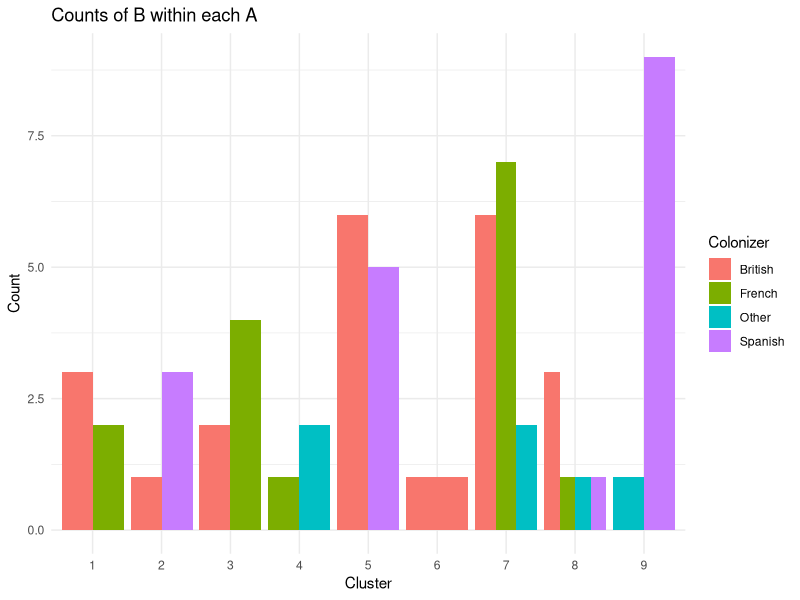
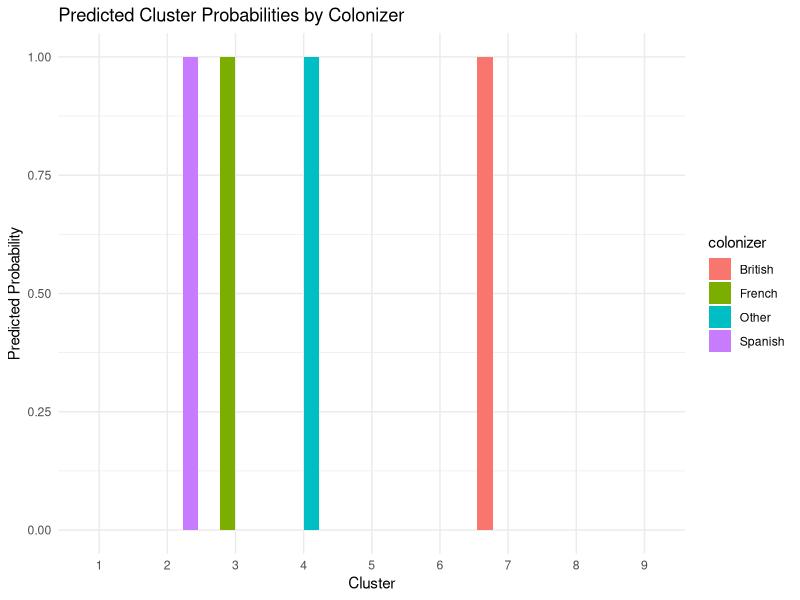
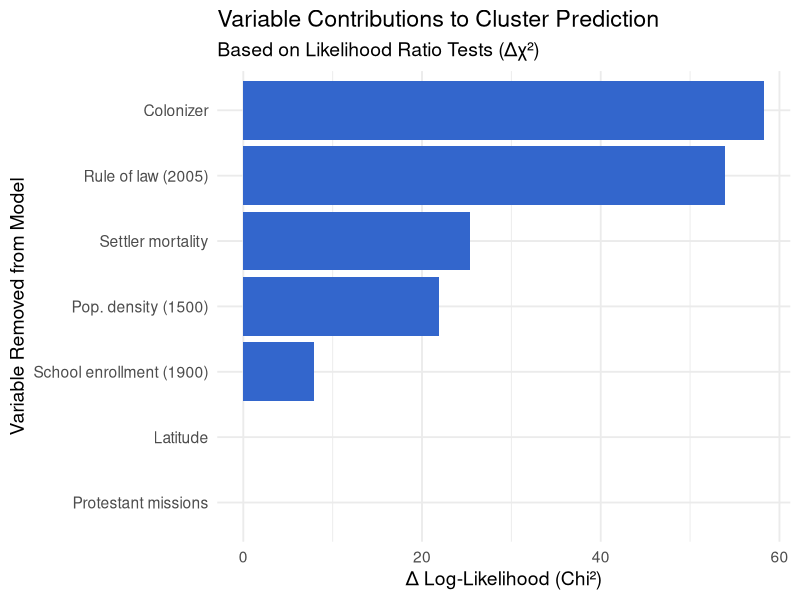

The R script that drew these images, in order:


library(readxl)
library(readr)
library(dplyr)
library(nnet)
library(ggplot2)

# Load data
clusters <- read.csv("WorldClusterPC.csv")
agr <- read_excel("xcountry_data_full.xlsx")
names(agr)[names(agr) == 'code'] <- 'iso3'

# Clean ISO3 values
clusters <- clusters %>% mutate(iso3 = toupper(trimws(as.character(iso3))))
agr      <- agr      %>% mutate(iso3 = toupper(trimws(as.character(iso3))))

# Merge
df <- clusters %>% inner_join(agr, by = "iso3")

# Simplified colonizer grouping
df$colonizer <- "Other"
df$colonizer[df$f_brit == 1]   <- "British"
df$colonizer[df$f_french == 1] <- "French"
df$colonizer[df$f_spain == 1]  <- "Spanish"
df$colonizer <- factor(df$colonizer)

# Make cluster a factor
df$cluster <- as.factor(df$cluster)

# Subset needed variables
df_model <- df %>% select(cluster, colonizer, lcapped, lpd1500s, lat_abst,
                          ruleoflaw, protmiss, prienr1900) %>%
  na.omit()

#Count occurences per cluster
df_counts <- df_model %>%
  group_by(cluster, colonizer) %>%
  summarise(n = n(), .groups = "drop")  # count rows per group

ggplot(df_counts, aes(x = cluster, y = n, fill = colonizer)) +
  geom_col(position = "dodge") +
  labs(
    title = "Counts of B within each A",
    x = "Cluster",
    y = "Count",
    fill = "Colonizer"
  ) +
  theme_minimal()


# Fit multinomial logit model
model <- multinom(cluster ~ colonizer + lcapped + lpd1500s + lat_abst +
                    ruleoflaw + protmiss + prienr1900,
                  data = df_model, trace = FALSE)

#Summary
summary(model)

# P-values
z <- summary(model)$coefficients / summary(model)$standard.errors
p <- 2 * (1 - pnorm(abs(z)))
print(round(p, 4))

# ========== Predict probabilities by colonizer ==========

# Create synthetic observation per colonizer, with average values of other variables
mean_vars <- df_model %>%
  summarise(across(c(lcapped, lpd1500s, lat_abst, ruleoflaw, protmiss, prienr1900), mean))

newdata <- expand.grid(
  colonizer = levels(df_model$colonizer),
  lcapped   = mean_vars$lcapped,
  lpd1500s  = mean_vars$lpd1500s,
  lat_abst  = mean_vars$lat_abst,
  ruleoflaw = mean_vars$ruleoflaw,
  protmiss  = mean_vars$protmiss,
  prienr1900= mean_vars$prienr1900
)

# Predict probabilities
pred_probs <- predict(model, newdata = newdata, type = "probs")
pred_df <- cbind(newdata["colonizer"], as.data.frame(pred_probs))

# Pivot for plotting
library(tidyr)
plot_df <- pred_df %>%
  pivot_longer(cols = -colonizer, names_to = "cluster", values_to = "probability")

# Plot
ggplot(plot_df, aes(x = cluster, y = probability, fill = colonizer)) +
  geom_col(position = "dodge") +
  labs(title = "Predicted Cluster Probabilities by Colonizer",
       y = "Predicted Probability", x = "Cluster") +
  theme_minimal()


# Full model
model_full <- multinom(cluster ~ colonizer + lcapped + lpd1500s + lat_abst +
                         ruleoflaw + protmiss + prienr1900, data = df_model)

# Model without one variable at a time:
model_nocol  <- multinom(cluster ~ lcapped + lpd1500s + lat_abst + ruleoflaw + protmiss + prienr1900, data = df_model)
model_noset  <- multinom(cluster ~ colonizer + lpd1500s + lat_abst + ruleoflaw + protmiss + prienr1900, data = df_model)
model_nopop  <- multinom(cluster ~ colonizer + lcapped + lat_abst + ruleoflaw + protmiss + prienr1900, data = df_model)
model_nolat  <- multinom(cluster ~ colonizer + lcapped + lpd1500s + ruleoflaw + protmiss + prienr1900, data = df_model)
model_norule <- multinom(cluster ~ colonizer + lcapped + lpd1500s + lat_abst + protmiss + prienr1900, data = df_model)
model_nomiss <- multinom(cluster ~ colonizer + lcapped + lpd1500s + lat_abst + ruleoflaw + prienr1900, data = df_model)
model_noschool <- multinom(cluster ~ colonizer + lcapped + lpd1500s + lat_abst + ruleoflaw + protmiss, data = df_model)

# Compare log-likelihoods
ll_full <- logLik(model_full)

delta_logLik <- function(model_small) {
  2 * (ll_full - logLik(model_small))
}

# Degrees of freedom = number of parameters removed
cat("Likelihood Ratio Tests:\n")
cat("No colonizer:   Δχ² =", round(delta_logLik(model_nocol), 2), "\n")
cat("No lcapped:     Δχ² =", round(delta_logLik(model_noset), 2), "\n")
cat("No lpd1500s:    Δχ² =", round(delta_logLik(model_nopop), 2), "\n")
cat("No latitude:    Δχ² =", round(delta_logLik(model_nolat), 2), "\n")
cat("No ruleoflaw:   Δχ² =", round(delta_logLik(model_norule), 2), "\n")
cat("No protmiss:    Δχ² =", round(delta_logLik(model_nomiss), 2), "\n")
cat("No school1900:  Δχ² =", round(delta_logLik(model_noschool), 2), "\n")





# Compute Δχ² values for each nested model (removing one variable at a time)
delta_logLik <- function(model_small) {
  2 * (logLik(model) - logLik(model_small))
}

var_contrib <- tibble::tibble(
  Variable = c("Colonizer", "Settler mortality", "Pop. density (1500)", "Latitude",
               "Rule of law (2005)", "Protestant missions", "School enrollment (1900)"),
  DeltaChi2 = c(
    delta_logLik(model_nocol),
    delta_logLik(model_noset),
    delta_logLik(model_nopop),
    delta_logLik(model_nolat),
    delta_logLik(model_norule),
    delta_logLik(model_nomiss),
    delta_logLik(model_noschool)
  )
)

# Plot
ggplot(var_contrib, aes(x = reorder(Variable, DeltaChi2), y = DeltaChi2)) +
  geom_col(fill = "#3366CC") +
  coord_flip() +
  labs(title = "Variable Contributions to Cluster Prediction",
       subtitle = "Based on Likelihood Ratio Tests (Δχ²)",
       x = "Variable Removed from Model",
       y = "Δ Log-Likelihood (Chi²)") +
  theme_minimal(base_size = 14)

write.csv(df, "df")
